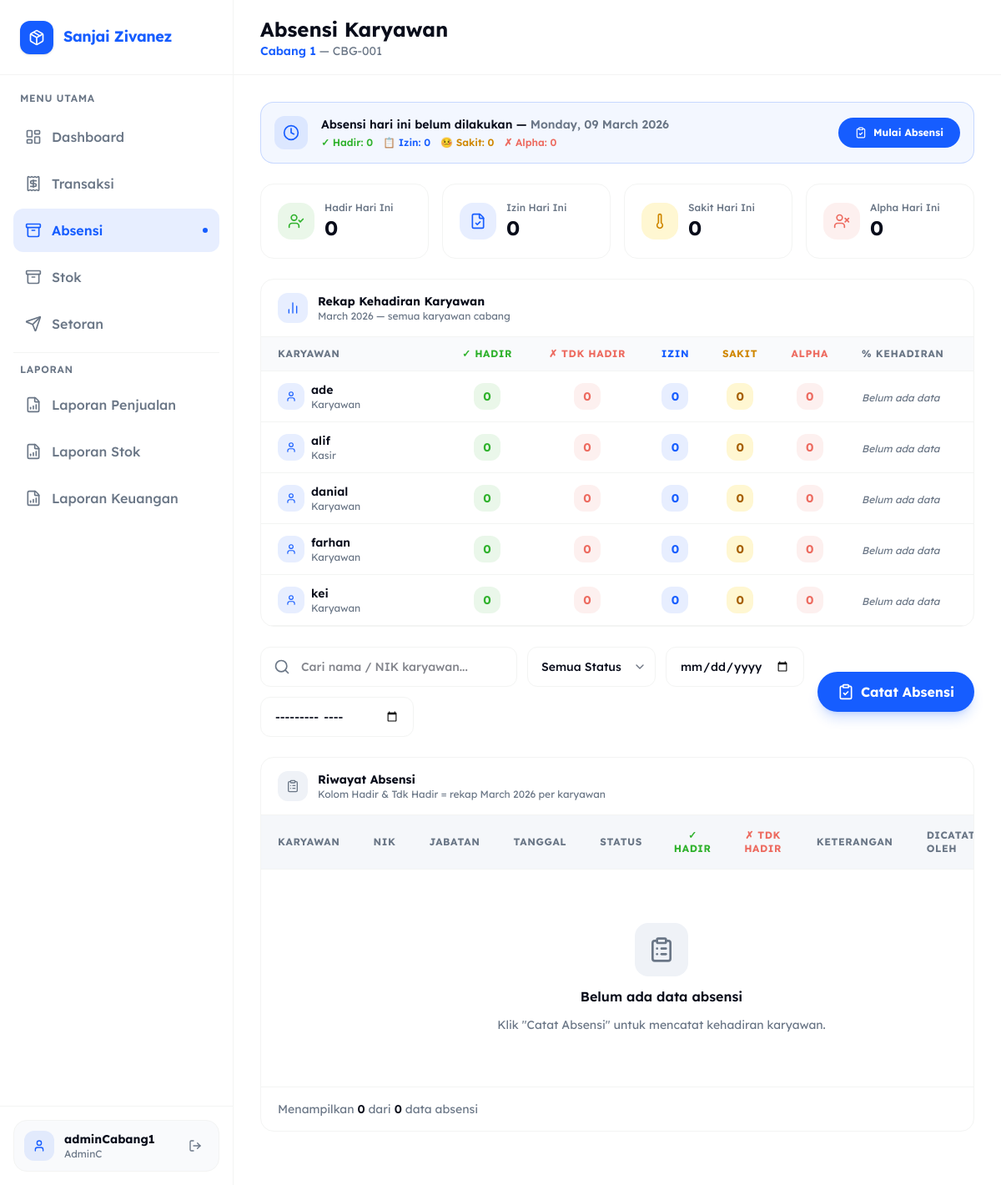
The app's page /AdminC/absensi.php (signed in) with its own data.
### tables this page shows
CREATE TABLE `cabang` (
  `id` int(11) NOT NULL,
  `kode_cabang` varchar(20) NOT NULL COMMENT 'Kode unik cabang, misal: CBG-001',
  `nama_cabang` varchar(150) NOT NULL COMMENT 'Nama lengkap cabang',
  `alamat` text DEFAULT NULL COMMENT 'Alamat lengkap cabang',
  `telepon` varchar(20) DEFAULT NULL COMMENT 'Nomor telepon cabang',
  `admin_id` int(11) DEFAULT NULL COMMENT 'FK ke users.id dengan role AdminC',
  `status` enum('Aktif','Nonaktif') NOT NULL DEFAULT 'Aktif' COMMENT 'Status operasional cabang',
  `created_at` timestamp NULL DEFAULT current_timestamp(),
  `updated_at` timestamp NULL DEFAULT current_timestamp() ON UPDATE current_timestamp()
);

CREATE TABLE `users` (
  `id` int(11) NOT NULL,
  `username` varchar(50) NOT NULL,
  `nama_lengkap` varchar(100) DEFAULT NULL,
  `nik` varchar(20) DEFAULT NULL,
  `jabatan` varchar(100) DEFAULT NULL,
  `cabang_id` int(11) DEFAULT NULL,
  `password` varchar(50) NOT NULL,
  `role` enum('AdminP','AdminC','BG','Karyawan','Pemilik') NOT NULL,
  `created_at` timestamp NULL DEFAULT current_timestamp()
);

### AdminC/absensi.php (the view, shortened to what the rows shown need)
<?php
require_once __DIR__ . '/../config.php';
$adminId = (int)(
    $_SESSION['user_id'] ??
    $_SESSION['id']      ??
    $_SESSION['userId']  ??
    0
);
$cabangSaya = null;
if ($adminId > 0) {
    $cStmt = $conn->prepare("SELECT id, kode_cabang, nama_cabang, alamat FROM cabang WHERE admin_id = ? LIMIT 1");
    $cStmt->bind_param("i", $adminId);
    $cStmt->execute();
    $cabangSaya = $cStmt->get_result()->fetch_assoc();
}
$cabangId = $cabangSaya['id'] ?? 0;
$karyawanList = [];
if ($cabangId > 0) {
    $kStmt = $conn->prepare("SELECT id, nama_lengkap, jabatan, nik FROM users WHERE cabang_id = ? AND role = 'Karyawan' ORDER BY nama_lengkap ASC");
    $kStmt->bind_param("i", $cabangId);
    $kStmt->execute();
    $karyawanList = $kStmt->get_result()->fetch_all(MYSQLI_ASSOC);
}
$where  = "WHERE a.cabang_id = ?";
$params = [$cabangId];
$types  = "i";
$cntStmt = $conn->prepare("SELECT COUNT(*) FROM absensi a JOIN users u ON u.id = a.karyawan_id $where");
$cntStmt->bind_param($types, ...$params);
$cntStmt->execute();
$totalRows = (int)$cntStmt->get_result()->fetch_row()[0];
$rekapKaryawan = [];
?>
<!DOCTYPE html>
<html lang="id">
<head>
    <script src="https://cdn.jsdelivr.net/npm/@tailwindcss/browser@4"></script>
</head>
<body class="font-sans bg-white min-h-screen overflow-x-hidden text-foreground">
    <?php include __DIR__ . '/../layout/sidebar.php'; ?>
    <main class="flex-1 lg:ml-[280px] flex flex-col min-h-screen overflow-x-hidden relative">
        <div class="sticky top-0 z-30 flex items-center justify-between w-full h-[90px] shrink-0 border-b border-border bg-white/80 backdrop-blur-md px-5 md:px-8">
            <div class="flex items-center gap-4">
                <div>
                    <h2 class="font-bold text-2xl text-foreground">Absensi Karyawan</h2>
                    <p class="hidden sm:block text-sm text-secondary">
                        <?php if ($cabangSaya): ?>
                            <span class="font-semibold text-primary"><?= htmlspecialchars($cabangSaya['nama_cabang']) ?></span>
                            &mdash; <?= htmlspecialchars($cabangSaya['kode_cabang']) ?>
                        <?php else: ?>
                            Anda belum ditugaskan ke cabang manapun
                        <?php endif; ?>
                    </p>
                </div>
            </div>
        </div>
        <div class="flex-1 p-5 md:p-8 overflow-y-auto">
            <?php if ($cabangSaya && !empty($karyawanList)): ?>
            <div class="bg-white rounded-2xl border border-border overflow-hidden mb-6">
                <div class="overflow-x-auto scrollbar-hide">
                    <table class="w-full min-w-[700px]">
                        <thead>
                            <tr class="border-b border-border bg-muted/40">
                                <th class="text-left px-5 py-3 text-xs font-bold text-secondary uppercase tracking-wider w-[220px]">Karyawan</th>
                                <th class="text-center px-4 py-3 text-xs font-bold text-success uppercase tracking-wider">✓ Hadir</th>
                                <th class="text-center px-4 py-3 text-xs font-bold text-error uppercase tracking-wider">✗ Tdk Hadir</th>
                                <th class="text-center px-4 py-3 text-xs font-bold text-primary uppercase tracking-wider">Izin</th>
                                <th class="text-center px-4 py-3 text-xs font-bold text-yellow-600 uppercase tracking-wider">Sakit</th>
                                <th class="text-center px-4 py-3 text-xs font-bold text-error uppercase tracking-wider">Alpha</th>
                                <th class="text-left px-5 py-3 text-xs font-bold text-secondary uppercase tracking-wider">% Kehadiran</th>
                            </tr>
                        </thead>
                        <tbody>
                            <?php foreach ($karyawanList as $k):
                                $rek    = $rekapKaryawan[$k['id']] ?? ['hadir'=>0,'izin'=>0,'sakit'=>0,'alpha'=>0,'total_hari'=>0];
                                $hadir  = (int)$rek['hadir'];
                                $izin   = (int)$rek['izin'];
                                $sakit  = (int)$rek['sakit'];
                                $alpha  = (int)$rek['alpha'];
                                $total  = (int)$rek['total_hari'];
                                $tidak  = $izin + $sakit + $alpha;
                                $persen = $total > 0 ? round(($hadir / $total) * 100) : 0;
                                $barClr = $persen >= 80 ? 'bg-success' : ($persen >= 50 ? 'bg-warning' : 'bg-error');
                                $pctClr = $persen >= 80 ? 'text-success' : ($persen >= 50 ? 'text-yellow-600' : 'text-error');
                            ?>
                            <tr class="table-row-hover border-b border-border transition-colors">
                                <td class="px-5 py-3">
                                    <div class="flex items-center gap-2">
                                        <div class="size-8 rounded-xl bg-primary/10 flex items-center justify-center shrink-0">
                                            <i data-lucide="user" class="size-3.5 text-primary"></i>
                                        </div>
                                        <div>
                                            <p class="font-semibold text-foreground text-sm"><?= htmlspecialchars($k['nama_lengkap'] ?? 'Tanpa Nama') ?></p>
                                            <p class="text-xs text-secondary"><?= htmlspecialchars($k['jabatan'] ?? '—') ?></p>
                                        </div>
                                    </div>
                                </td>
                                <td class="px-4 py-3 text-center">
                                    <span class="inline-flex items-center justify-center min-w-[2rem] px-2 h-8 rounded-xl bg-success/10 text-success text-sm font-bold"><?= $hadir ?></span>
                                </td>
                                <td class="px-4 py-3 text-center">
                                    <span class="inline-flex items-center justify-center min-w-[2rem] px-2 h-8 rounded-xl bg-error/10 text-error text-sm font-bold"><?= $tidak ?></span>
                                </td>
                                <td class="px-4 py-3 text-center">
                                    <span class="inline-flex items-center justify-center min-w-[2rem] px-2 h-8 rounded-xl bg-primary/10 text-primary text-sm font-bold"><?= $izin ?></span>
                                </td>
                                <td class="px-4 py-3 text-center">
                                    <span class="inline-flex items-center justify-center min-w-[2rem] px-2 h-8 rounded-xl bg-warning/20 text-yellow-700 text-sm font-bold"><?= $sakit ?></span>
                                </td>
                                <td class="px-4 py-3 text-center">
                                    <span class="inline-flex items-center justify-center min-w-[2rem] px-2 h-8 rounded-xl bg-error/10 text-error text-sm font-bold"><?= $alpha ?></span>
                                </td>
                                <td class="px-5 py-3">
                                    <?php if ($total > 0): ?>
                                    <div class="flex items-center gap-2">
                                        <div class="flex-1 h-2 bg-muted rounded-full overflow-hidden min-w-[80px]">
                                            <div class="h-full <?= $barClr ?> rounded-full" style="width:<?= $persen ?>%"></div>
                                        </div>
                                        <span class="text-xs font-bold <?= $pctClr ?> w-9 text-right shrink-0"><?= $persen ?>%</span>
                                    </div>
                                    <p class="text-[10px] text-secondary mt-0.5"><?= $total ?> hari tercatat</p>
                                    <?php else: ?>
                                        <span class="text-xs text-secondary italic">Belum ada data</span>
                                    <?php endif; ?>
                                </td>
                            </tr>
                            <?php endforeach; ?>
                        </tbody>
                    </table>
                </div>
            </div>
            <?php endif; ?>
            <div class="bg-white rounded-2xl border border-border overflow-hidden mb-8">
                <div class="overflow-x-auto scrollbar-hide">
                    <table class="w-full min-w-[960px]">
                        <thead>
                            <tr class="border-b border-border bg-muted/60">
                                <th class="text-left px-5 py-4 text-xs font-bold text-secondary uppercase tracking-wider">Karyawan</th>
                                <th class="text-left px-5 py-4 text-xs font-bold text-secondary uppercase tracking-wider">NIK</th>
                                <th class="text-left px-5 py-4 text-xs font-bold text-secondary uppercase tracking-wider">Jabatan</th>
                                <th class="text-left px-5 py-4 text-xs font-bold text-secondary uppercase tracking-wider">Tanggal</th>
                                <th class="text-left px-5 py-4 text-xs font-bold text-secondary uppercase tracking-wider">Status</th>
                                <th class="text-center px-4 py-4 text-xs font-bold text-success uppercase tracking-wider">✓ Hadir</th>
                                <th class="text-center px-4 py-4 text-xs font-bold text-error uppercase tracking-wider">✗ Tdk Hadir</th>
                                <th class="text-left px-5 py-4 text-xs font-bold text-secondary uppercase tracking-wider">Keterangan</th>
                                <th class="text-left px-5 py-4 text-xs font-bold text-secondary uppercase tracking-wider">Dicatat Oleh</th>
                            </tr>
                        </thead>
                    </table>
                </div>
            </div>
        </div>
    </main>
</body>
</html>

### records on screen
cabang: nama_cabang "Cabang 1", kode_cabang "CBG-001"
users: nama_lengkap "ade", jabatan "Karyawan", hadir "0", tidak "0", izin "0", sakit "0", alpha "0", shows "Belum ada data"
users: nama_lengkap "alif", jabatan "Kasir", hadir "0", tidak "0", izin "0", sakit "0", alpha "0", shows "Belum ada data"
users: nama_lengkap "danial", jabatan "Karyawan", hadir "0", tidak "0", izin "0", sakit "0", alpha "0", shows "Belum ada data"
users: nama_lengkap "farhan", jabatan "Karyawan", hadir "0", tidak "0", izin "0", sakit "0", alpha "0", shows "Belum ada data"
users: nama_lengkap "kei", jabatan "Karyawan", hadir "0", tidak "0", izin "0", sakit "0", alpha "0", shows "Belum ada data"

### other values on screen
$label "Dashboard Transaksi Absensi Stok Setoran Laporan Penjualan Laporan Stok Laporan Keuangan"
$_SESSION['username'] "adminCabang1"
$_SESSION['role'] "AdminC"
$statHadir "0"
$statIzin "0"
$statSakit "0"
$statAlpha "0"
$rekapLabel "March 2026"
count($rows) "0"
$totalRows "0"
